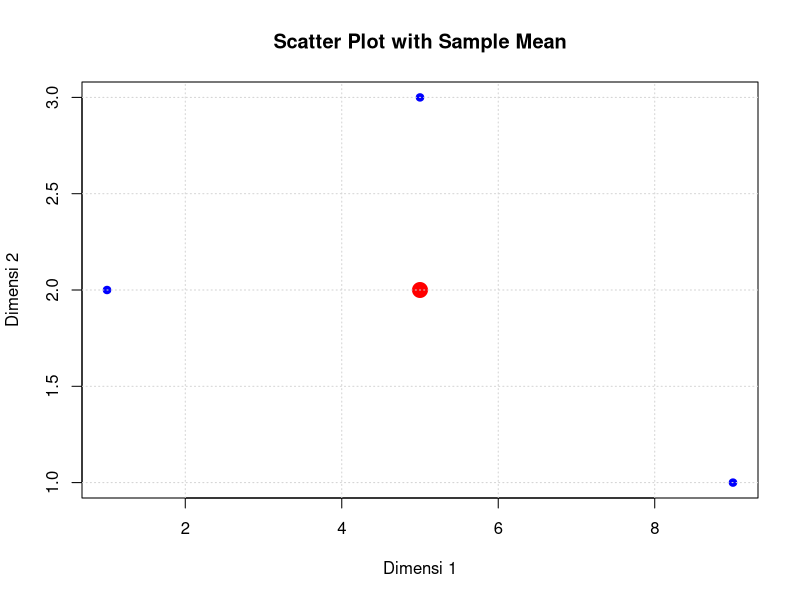
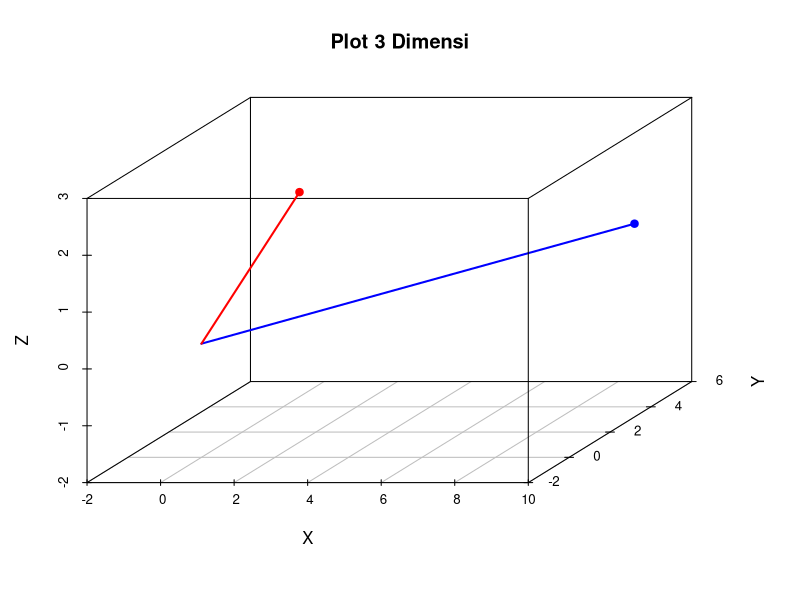
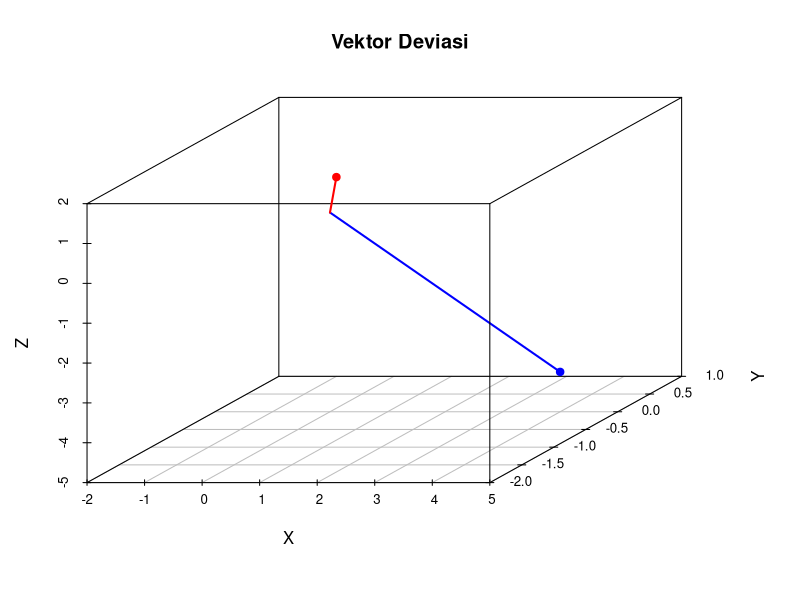
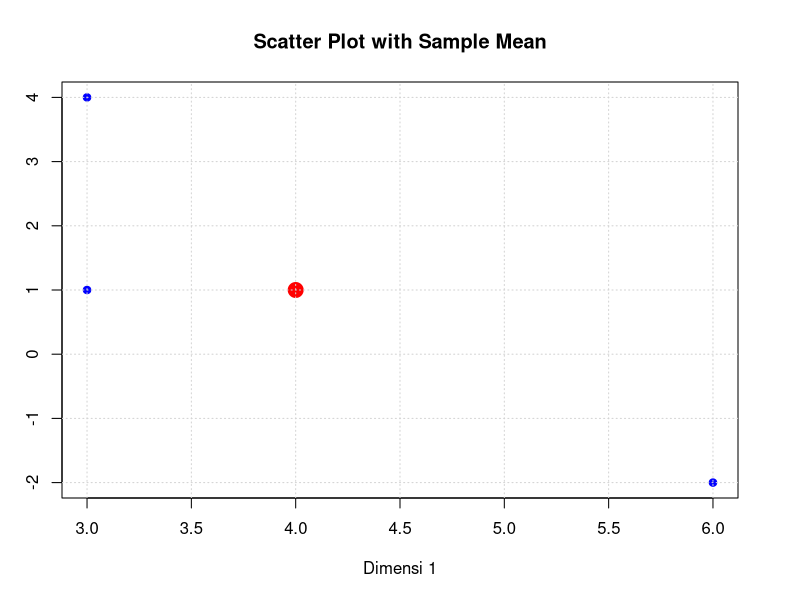
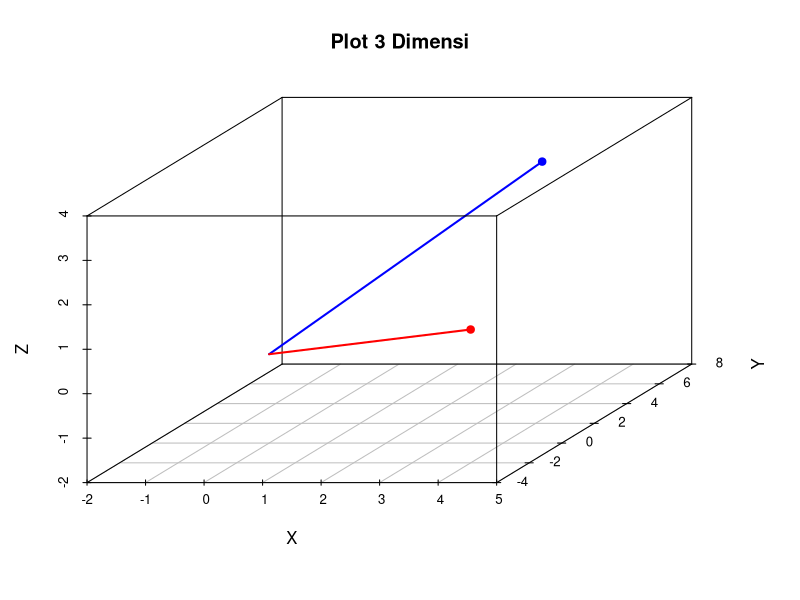
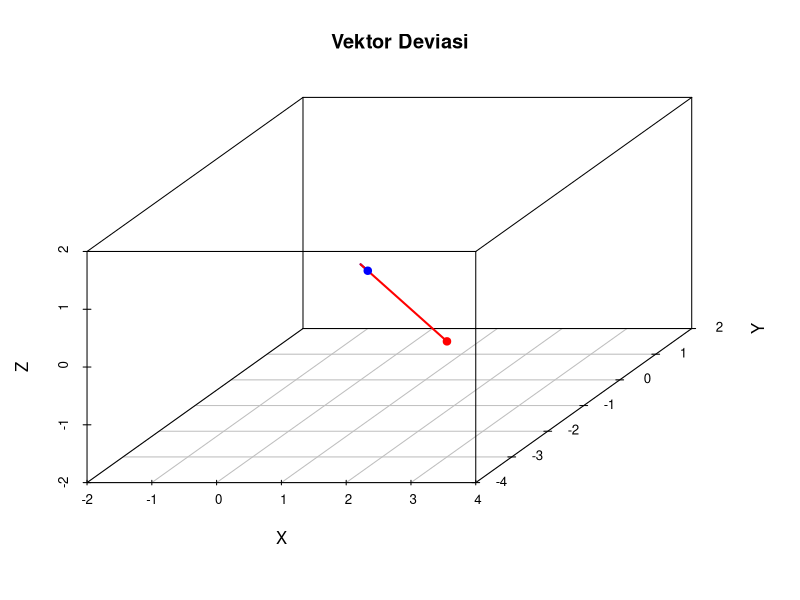

Source code (R) for these figures, in order:
## ---- chunk 1
X <- matrix(c(9, 5, 1, 1, 3, 2), nrow = 3)
X
## ---- chunk 2
#hitung rerata sampel
mean_sample <- colMeans(X)
mean_sample

#gambar scatter plot
plot(X[,1], X[,2], xlab = "Dimensi 1", ylab = "Dimensi 2", 
     main = "Scatter Plot with Sample Mean", pch = 19, col = "blue")

#tambahkan rerata sampel ke plot
points(mean_sample[1], mean_sample[2], col = "red", pch = 19, cex = 2)

#tambahkan grid
grid()
## ---- chunk 3
#install.packages("scatterplot3d")
library(scatterplot3d)

#gambar plot 3D dengan vektor pertama dan kedua
s3d <- scatterplot3d(c(0, X[1,1]), c(0, X[2,1]), c(0, X[3,1]), type = "l", color = "blue", lwd = 2,
                     xlab = "X", ylab = "Y", zlab = "Z", xlim = c(-2, 10), ylim = c(-2, 6), zlim = c(-2, 3), 
                     main = "Plot 3 Dimensi")

#tambahkan vektor kedua ke dalam plot
s3d$points3d(c(0, X[1,2]), c(0, X[2,2]), c(0, X[3,2]), type = "l", col = "red", lwd = 2)

#tambahkan titik akhir dari kedua vektor
s3d$points3d(X[1,1], X[2,1], X[3,1], col = "blue", pch = 19)
s3d$points3d(X[1,2], X[2,2], X[3,2], col = "red", pch = 19)

#vektor deviasi
mean_sample

vektor_1 <- rep(1, 3)

xbar1_1 <- mean_sample[1]*vektor_1
xbar1_1

xbar2_2 <- mean_sample[2]*vektor_1
xbar2_2

d1 <- X[,1] - xbar1_1
d1

d2 <- X[,2] - xbar2_2
d2
## ---- chunk 4
library(scatterplot3d)

#gambar plot 3D dengan vektor pertama dan kedua
vektor_dev <- scatterplot3d(c(0, d1[1]), c(0, d1[2]), c(0, d1[3]), type = "l", color = "blue", lwd = 2,
                     xlab = "X", ylab = "Y", zlab = "Z", xlim = c(-2, 5), ylim = c(-2, 1), zlim = c(-5, 2), 
                     main = "Vektor Deviasi")

#tambahkan vektor kedua ke dalam plot
vektor_dev$points3d(c(0, d2[1]), c(0, d2[2]), c(0, d2[3]), type = "l", col = "red", lwd = 2)

#tambahkan titik akhir dari kedua vektor
vektor_dev$points3d(d1[1], d1[2], d1[3], col = "blue", pch = 19)
vektor_dev$points3d(d2[1], d2[2], d2[3], col = "red", pch = 19)
## ---- chunk 5
#panjang vektor d1
Ld1 <- sqrt(sum(d1^2))
Ld1

#panjang vektor d2
Ld2 <- sqrt(sum(d2^2))
Ld2
## ---- chunk 6
cos_theta12 <- (sum(t(d1)%*%d2)/(Ld1*Ld2))
cos_theta12

theta12 <- acos(cos_theta12)%*%180/pi
theta12
## ---- chunk 7
#membentuk maktiks Sn
s11 <- Ld1^2/3
s11

s22 <- Ld2^2/3
s22

s12_s21 <- (t(d1)%*%d2)/3
s12_s21

Sn <- matrix(c(s11, s12_s21, s12_s21, s22), nrow = 2)
Sn

#membentuk matriks R
r12_r21 <- s12_s21/(sqrt(s11)%*%sqrt(s22))
r12_r21

R <- matrix(c(1, r12_r21, r12_r21, 1), nrow = 2)
R
## ---- chunk 8
S11 <- Ld1^2/(3-1)
S11

S22 <- Ld2^2/(3-1)
S22

S12 <- t(d1)%*%d2/(3-1)
S12

S <- matrix(c(S11, S12, S12, S22), nrow = 2)
S

gen_sample_var <- det(S)
gen_sample_var

#cara cepat mencari generalized sample variance
det(cov(X))
## ---- chunk 9
X <- matrix(c(3, 6, 3, 4, -2, 1), nrow = 3)
X
## ---- chunk 10
#hitung rerata sampel
mean_sample <- colMeans(X)
mean_sample

#gambar scatter plot
plot(X[,1], X[,2], xlab = "Dimensi 1", ylab = "Dimensi 2", 
     main = "Scatter Plot with Sample Mean", pch = 19, col = "blue")

#tambahkan rerata sampel ke plot
points(mean_sample[1], mean_sample[2], col = "red", pch = 19, cex = 2)

#tambahkan grid
grid()
## ---- chunk 11
#install.packages("scatterplot3d")
library(scatterplot3d)

#gambar plot 3D dengan vektor pertama dan kedua
s3d <- scatterplot3d(c(0, X[1,1]), c(0, X[2,1]), c(0, X[3,1]), type = "l", color = "blue", lwd = 2,
                     xlab = "X", ylab = "Y", zlab = "Z", xlim = c(-2, 5), ylim = c(-4, 8), zlim = c(-2, 4), 
                     main = "Plot 3 Dimensi")

#tambahkan vektor kedua ke dalam plot
s3d$points3d(c(0, X[1,2]), c(0, X[2,2]), c(0, X[3,2]), type = "l", col = "red", lwd = 2)

#tambahkan titik akhir dari kedua vektor
s3d$points3d(X[1,1], X[2,1], X[3,1], col = "blue", pch = 19)
s3d$points3d(X[1,2], X[2,2], X[3,2], col = "red", pch = 19)

#vektor deviasi
mean_sample

vektor_1 <- rep(1, 3)

xbar1_1 <- mean_sample[1]*vektor_1
xbar1_1

xbar2_2 <- mean_sample[2]*vektor_1
xbar2_2

d1 <- X[,1] - xbar1_1
d1

d2 <- X[,2] - xbar2_2
d2
## ---- chunk 12
library(scatterplot3d)

#gambar plot 3D dengan vektor pertama dan kedua
vektor_dev <- scatterplot3d(c(0, d1[1]), c(0, d1[2]), c(0, d1[3]), type = "l", color = "blue", lwd = 2,
                     xlab = "X", ylab = "Y", zlab = "Z", xlim = c(-2, 4), ylim = c(-4, 2), zlim = c(-2, 2), 
                     main = "Vektor Deviasi")

#tambahkan vektor kedua ke dalam plot
vektor_dev$points3d(c(0, d2[1]), c(0, d2[2]), c(0, d2[3]), type = "l", col = "red", lwd = 2)

#tambahkan titik akhir dari kedua vektor
vektor_dev$points3d(d1[1], d1[2], d1[3], col = "blue", pch = 19)
vektor_dev$points3d(d2[1], d2[2], d2[3], col = "red", pch = 19)
## ---- chunk 13
#panjang vektor d1
Ld1 <- sqrt(sum(d1^2))
Ld1

#panjang vektor d2
Ld2 <- sqrt(sum(d2^2))
Ld2
## ---- chunk 14
cos_theta12 <- (sum(t(d1)%*%d2)/(Ld1*Ld2))
cos_theta12

theta12 <- acos(cos_theta12)%*%180/pi
theta12
## ---- chunk 15
#membentuk maktiks Sn
s11 <- Ld1^2/3
s11

s22 <- Ld2^2/3
s22

s12_s21 <- (t(d1)%*%d2)/3
s12_s21

Sn <- matrix(c(s11, s12_s21, s12_s21, s22), nrow = 2)
Sn

#membentuk matriks R
r12_r21 <- s12_s21/(sqrt(s11)%*%sqrt(s22))
r12_r21

R <- matrix(c(1, r12_r21, r12_r21, 1), nrow = 2)
R
## ---- chunk 16
S11 <- Ld1^2/(3-1)
S11

S22 <- Ld2^2/(3-1)
S22

S12 <- t(d1)%*%d2/(3-1)
S12

S <- matrix(c(S11, S12, S12, S22), nrow = 2)
S

gen_sample_var <- det(S)
gen_sample_var

#cara cepat mencari generalized sample variance
det(cov(X))
## ---- chunk 17
X <- matrix(c(-1, 2, 5, 3, 4, 2, -2, 2, 3), nrow = 3)
X
## ---- chunk 18
#hitung rerata tiap kolom
mean_sample <- colMeans(X)
mean_sample

#matriks deviasi (residual)
X_residual <- sweep(X, 2, mean_sample)
X_residual
## ---- chunk 19
rank_residual <- qr(X_residual)
rank_residual$rank
#matriks full rank jika rank matriks sama dengan jumlah kolomnya. diperoleh rank matriks sebesar 2, sedangkan jumlah kolomnya sebanyak 3, maka matriks X tidak full rank
## ---- chunk 20
#hitung matriks kovarian sampel (S)
S <- cov(X)
S

#hitung generalized sample variance |S|
gen_sample_var <- det(S)
gen_sample_var
#diperoleh |S| kecil dan mendekati nol, artinya data terletak di atau dekat subruang berdimensi rendah menunjukkan beberapa variabel sangat berkorelasi, atau data mengalami multikolinieritas (berhubungan linier satu sama lain)
## ---- chunk 21
total_sample_var <- sum(diag(S))
total_sample_var
## ---- chunk 22
#x1 : score on first test
#x2 : score on second test
#x3 : total score on the two test

X <- matrix(c(12, 18, 14, 20, 16, 17, 20, 16, 18, 19, 29, 38, 30, 38, 35), ncol = 3)
X
## ---- chunk 23
#rerata sampel
mean_sample <- colMeans(X)
mean_sample

#rerata corrected (matriks deviasi)
mean_corrected <- sweep(X, 2, mean_sample)
mean_corrected

#periksa ketergantungan linier
rank_mean_corrected <- qr(mean_corrected)$rank
rank_mean_corrected
#diperoleh rank matriks mean corrected sebesar 2, lebih kecil dari jumlah kolomnya yaitu 3, maka kolom-kolom dalam matriks memiliki ketergantungan secara linier

#menentukan vektor a' yang menunjukkan ketergantungan linier
#berdasarkan matriks pada mean_corrected, diperoleh mean_corrected[,1]+mean_corrected[,2]=mean_corrected[,3], sehingga dapat dituliskan a=[1, 1, -1] 

a <- matrix(c(1, 1, -1), ncol = 1)

#rerata corrected * a
mean_corrected%*%a

#maka matriks mean corrected menunjukkan ketergantungan linier
## ---- chunk 24
#sample variance
S <- cov(X)
S

#generalized sample variance
gen_sample_var <- det(S)
gen_sample_var
#diperoleh |S| mendekati nol

#mencari Sa
Sa <- S%*%a
Sa
## ---- chunk 25
#sudah dibuktikukan pada bagian(a)
